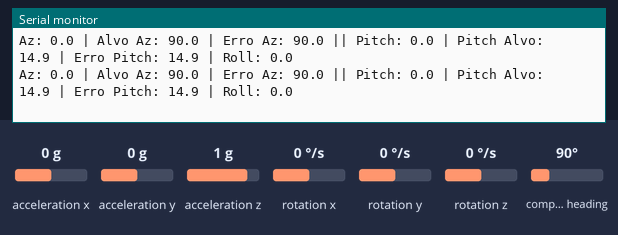
Bench run of a sketch on a simulated Arduino Uno, built with avr-gcc and run on an emulated ATmega328P. On the bench: the last lines printed to the serial monitor. Inputs (shaded band) come from the test bench; at power-on: acceleration x 0 g, acceleration y 0 g, acceleration z 1 g, rotation x 0 °/s, rotation y 0 °/s, rotation z 0 °/s, compass heading 90°.

Above: at 19.2 s.
19.3 s: acceleration x set to -1.4 g
At 19.35 s:
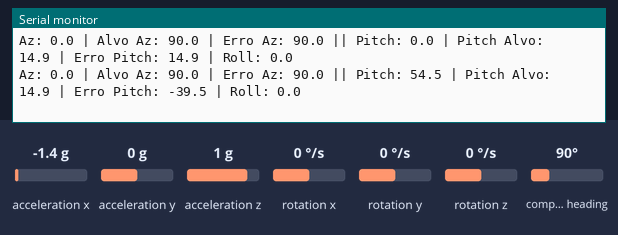
20.8 s: acceleration y set to -1.4 g
At 20.84 s:
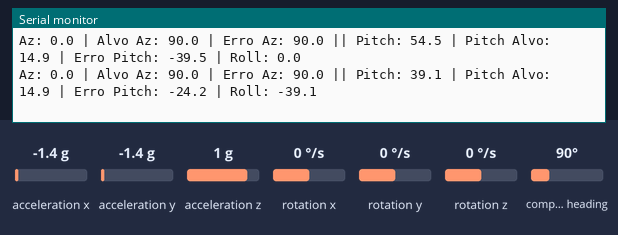
22.3 s: acceleration x set to 0 g
At 22.32 s:
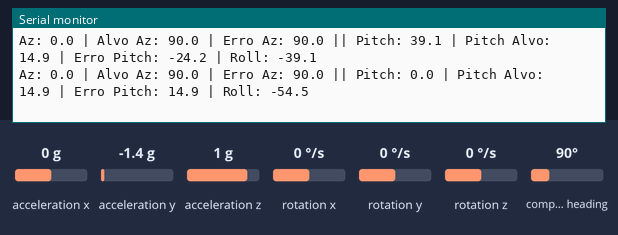
25.3 s: acceleration z set to -1.4 g
At 25.3 s:
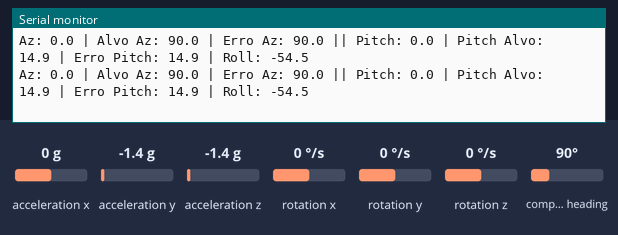
Timing chart, 0 to 27.8 s (numbered marks = the images above; inputs shaded):
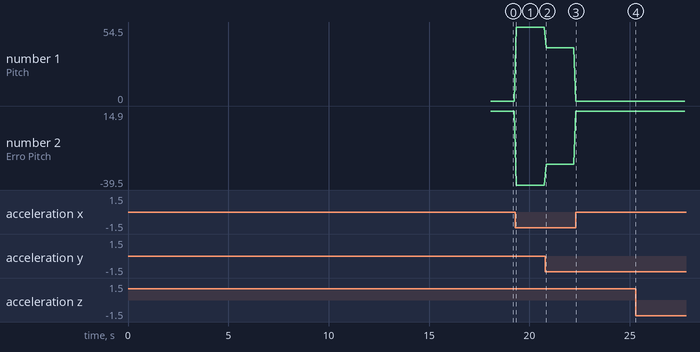

The sketch:

mpu_qmc_biblioteca.ino
```cpp
#include <Wire.h>
#include <MPU6050_light.h>
#include <QMC5883LCompass.h>

MPU6050 mpu(Wire);
QMC5883LCompass compass;

// CONSTANTES
const float ALPHA_QMC = 0.95;
const float DECLINACAO = -23.0;
const float DEADBAND = 1.0;
const float TOLERANCIA_PITCH = 2.0;
const float TOLERANCIA_ALVO = 3.0;

float azimute_alvo = 90.0;
float pitch_alvo = 0.0;
float pitch_estavel = 0.0;
float altura_alvo = 100.0;
float altura_atual = 20.0;
float distancia_horizontal = 300.0;

// FILTROS
float magX_filtrado = 0;
float magY_filtrado = 0;
float magZ_filtrado = 0;
float azimute_estavel = 0;
unsigned long tempo_ultima_impressao = 0;

// HARD / SOFT IRON
int mx_min = 32767;
int mx_max = -32768;
int my_min = 32767;
int my_max = -32768;
int mz_min = 32767;
int mz_max = -32768;

float offset_x = 0;
float offset_y = 0;
float offset_z = 0;
float scale_x = 1.0;
float scale_y = 1.0;
float scale_z = 1.0;

// PROTÓTIPOS
void calibrarQMC();
float calcularErroPitch(float alvo, float atual);
float diferencaAngular(float alvo, float atual);
void navegarParaAlvo();
void navegarParaAltitude();
void calcularPitchAlvo();

void setup() {
  Serial.begin(115200);
  Wire.begin();

  byte status = mpu.begin();
  Serial.print("Status MPU6050: ");
  Serial.println(status);
  delay(1000);

  Serial.println("Calibrando MPU...");
  mpu.calcOffsets(true, true);
  Serial.println("MPU calibrado!");

  compass.init();
  Serial.println("QMC iniciado!");
  delay(1000);

  calibrarQMC();
  Serial.println("Calibracao concluida!");
}


void loop() {
  mpu.update();
  float pitch = mpu.getAngleY();
  float roll = mpu.getAngleX();
  float pitch_rad = radians(pitch);
  float roll_rad = radians(roll);

  compass.read();
  int mx_raw = compass.getX();
  int my_raw = compass.getY();
  int mz_raw = compass.getZ();

  float mx = (mx_raw - offset_x);
  float my = (my_raw - offset_y);
  float mz = (mz_raw - offset_z);

  mx *= scale_x;
  my *= scale_y;
  mz *= scale_z;

  magX_filtrado = (magX_filtrado * ALPHA_QMC) + (mx * (1.0 - ALPHA_QMC));
  magY_filtrado = (magY_filtrado * ALPHA_QMC) + (my * (1.0 - ALPHA_QMC));
  magZ_filtrado = (magZ_filtrado * ALPHA_QMC) + (mz * (1.0 - ALPHA_QMC));

  float Xh = magX_filtrado * cos(pitch_rad) + magY_filtrado * sin(roll_rad) * sin(pitch_rad) - magZ_filtrado * cos(roll_rad) * sin(pitch_rad);
  float Yh = magY_filtrado * cos(roll_rad) + magZ_filtrado * sin(roll_rad);

  float azimute = atan2(Yh, Xh) * 180.0 / PI;
  azimute += DECLINACAO;

  if (azimute < 0) azimute += 360;
  if (azimute >= 360) azimute -= 360;

//Filtros de deadband (zona morta)
  float erro_pitch_estabilidade = pitch - pitch_estavel;
  if (abs(erro_pitch_estabilidade) > 0.5) {
    pitch_estavel = pitch;
  }
  float erro_azimute = diferencaAngular(azimute, azimute_estavel);
  if (abs(erro_azimute) > DEADBAND) {
    azimute_estavel = azimute;
  }

  calcularPitchAlvo();

//Chamada de navegações
  navegarParaAlvo();
  navegarParaAltitude();

//Imprimir
if (millis() - tempo_ultima_impressao >= 100) {

    float erro_direcao = diferencaAngular(azimute_alvo, azimute_estavel);
    float erro_pitch = calcularErroPitch(pitch_alvo, pitch_estavel);

    Serial.print("Az: ");
    Serial.print(azimute_estavel, 1);

    Serial.print(" | Alvo Az: ");
    Serial.print(azimute_alvo, 1);

    Serial.print(" | Erro Az: ");
    Serial.print(erro_direcao, 1);

    Serial.print(" || Pitch: ");
    Serial.print(pitch_estavel, 1);

    Serial.print(" | Pitch Alvo: ");
    Serial.print(pitch_alvo, 1);

    Serial.print(" | Erro Pitch: ");
    Serial.print(erro_pitch, 1);

    Serial.print(" | Roll: ");
    Serial.println(roll, 1);

    tempo_ultima_impressao = millis();
}
}


void calibrarQMC() {
  Serial.println("\nCALIBRACAO QMC5883L - Gire o sensor!");
  unsigned long inicio = millis();
  while (millis() - inicio < 15000) {
    compass.read();
    int mx = compass.getX();
    int my = compass.getY();
    int mz = compass.getZ();
    if (mx < mx_min) mx_min = mx;
    if (mx > mx_max) mx_max = mx;
    if (my < my_min) my_min = my;
    if (my > my_max) my_max = my;
    if (mz < mz_min) mz_min = mz;
    if (mz > mz_max) mz_max = mz;
    Serial.print(".");
    delay(100);
  }
  offset_x = (mx_max + mx_min) / 2.0;
  offset_y = (my_max + my_min) / 2.0;
  offset_z = (mz_max + mz_min) / 2.0;
  float range_x = (mx_max - mx_min) / 2.0;
  float range_y = (my_max - my_min) / 2.0;
  float range_z = (mz_max - mz_min) / 2.0;
  float media = (range_x + range_y + range_z) / 3.0;
  scale_x = media / range_x;
  scale_y = media / range_y;
  scale_z = media / range_z;
}

float diferencaAngular(float alvo, float atual) {
  float diff = alvo - atual;
  while (diff > 180) diff -= 360;
  while (diff < -180) diff += 360;
  return diff;
}

void navegarParaAlvo() {
  float erro = diferencaAngular(azimute_alvo, azimute_estavel);
  if (abs(erro) <= TOLERANCIA_ALVO) {
    // Serial.println("ALINHADO");
  } else if (erro > 0) {
    // Serial.println("VIRAR DIREITA");
  } else {
    // Serial.println("VIRAR ESQUERDA");
  }
}

float calcularErroPitch(float alvo, float atual) {
    return alvo - atual;
}

void navegarParaAltitude() {
    float erro_p = calcularErroPitch(pitch_alvo, pitch_estavel);
    if (abs(erro_p) <= TOLERANCIA_PITCH) {
        //Serial.println("ALTITUDE OK");
    }
    else if (erro_p > 0) {
        //Serial.println("SUBIR (Pitch Up)");
    }
    else {
       // Serial.println("DESCER (Pitch Down)");
    }
}

void calcularPitchAlvo() {
    float delta_altura = altura_alvo - altura_atual;
    pitch_alvo = atan2(delta_altura, distancia_horizontal) * RAD_TO_DEG;
}
```

Measured:
- after the input at 19.3 s, the serial monitor: prints a new line after 0.05 s (image 1)
- after the input at 20.8 s, the serial monitor: prints a new line at once (image 2)
- after the input at 22.3 s, the serial monitor: prints a new line at once (image 3)
- plotted number 1: 0 → 54.5 after the input at 19.3 s, 54.5 → 39.1 after the input at 20.8 s
- plotted number 2: 14.9 → -39.5 after the input at 19.3 s, -39.5 → -24.2 after the input at 20.8 s
